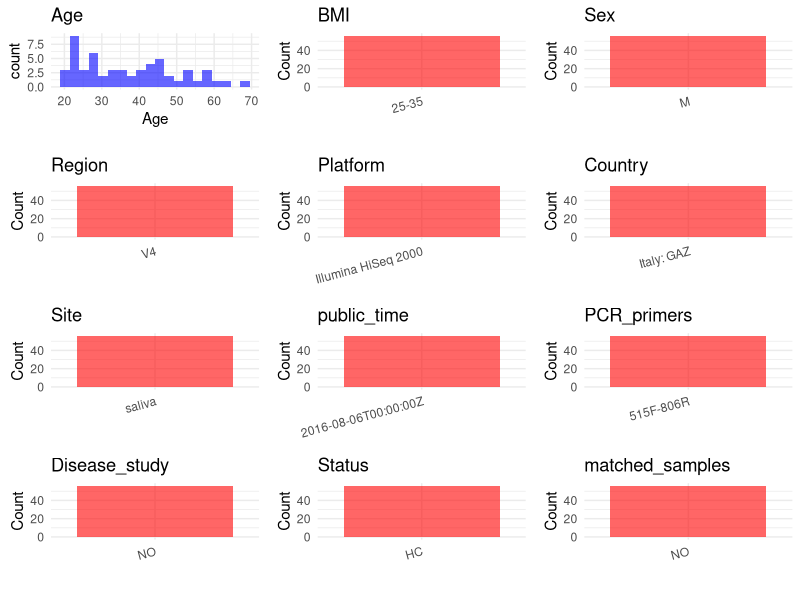

This figure's R source: (Note: this script raises an error after producing the figure.)
## ---- chunk 1
# Load necessary libraries
library(dplyr)
library(ggplot2)
library(cowplot)

# Set working directory (update this path to your local directory)
setwd("D:/oral_project/PRJEB15057")

# Read the initial metadata files
initial_meta<-read.csv("SraRunTable.csv",header = T)

# Combine the two metadata files
#meta <- rbind(initial_meta, initial_meta1)

#Remove entries non-oral samples
#initial_meta <- subset(initial_meta,isolate %in% c("saliva","tongue coat"))

# Check the number of samples containing "HT" in Sample.Name (e.g., healthy controls)
#nrow(subset(meta, grepl("HT", Sample.Name)))

# Display the first few rows of the metadata
head(initial_meta)
## ---- chunk 2
# Create a uniform metadata dataframe
metadata <- data.frame(
  BioProject = initial_meta$BioProject,
  Run = initial_meta$Run,
  sample_name = initial_meta$Library.Name,
  Age = initial_meta$AGE,
  BMI = "25-35",
  Sex=initial_meta$sex,
  Region = initial_meta$target_subfragment..exp.,
  Platform = initial_meta$Instrument,
  Country = initial_meta$COUNTRY,
  Site = initial_meta$env_material,
  public_time = initial_meta$ReleaseDate,
  stringsAsFactors = FALSE
)
## ---- chunk 3
metadata <- metadata %>%
  mutate(Sex = recode(Sex, "female" = "F", "male" = "M"))
## ---- chunk 4
# Add information obtained from the publication
metadata$PCR_primers <- "515F-806R"
metadata$title <- "Whole-grain wheat consumption reduces inflammation in a randomized controlled trial on overweight and obese subjects with unhealthy dietary and lifestyle behaviors: role of polyphenols bound to cereal dietary fiber"
metadata$Disease_study <- "NO"
# Assign disease status based on sample_name patterns
metadata$Status <- "HC"

#get subjects id with Saliva available
keep_subjects<-subset(metadata,Site %in% "saliva")
#remove subjects without Saliva samples
metadata<-subset(metadata,sample_name %in% keep_subjects$sample_name)
#get subjects sampling counts
sample_counts <- table(metadata$sample_name)
# Create matched_samples column, any subjects have >=2 samples will be label "YES", otherwise "NO"
metadata$matched_samples <- ifelse(metadata$sample_name %in% names(sample_counts[sample_counts >= 2]), "YES", "NO")
## ---- chunk 5
# Check the number of unique runs and sample names
print(paste("Number of unique runs:", length(unique(metadata$Run))))
print(paste("Number of unique sample names:", length(unique(metadata$sample_name))))
## ---- chunk 6
# Select columns for visualization
plot_data <- metadata %>%
  select(-BioProject, -Run, -sample_name, -title)

# Function to create simple plots for each column
create_simple_plots <- function(data) {
  plots <- list()
  
  for (col in colnames(data)) {
    # Check if the column is all NA
    if (all(is.na(data[[col]]))) {
      # Create an empty plot with text indicating all NA
      p <- ggplot() +
        annotate("text", x = 0.5, y = 0.5, label = "this column is NA", size = 6) +
        labs(title = col) +
        theme_void()
    } else if (is.numeric(data[[col]])) {
      # Numeric variable: histogram
      p <- ggplot(data, aes(x = .data[[col]])) +
        geom_histogram(fill = "blue", alpha = 0.6, bins = 20, na.rm = TRUE) +
        labs(title = col) +
        theme_minimal()
    } else {
      # Categorical variable: bar plot (remove NA values)
      count_data <- as.data.frame(table(data[[col]], useNA = "ifany"))
      p <- ggplot(count_data, aes(x = reorder(Var1, -Freq), y = Freq)) +
        geom_col(fill = "red", alpha = 0.6) +
        labs(title = col, x = NULL, y = "Count") +
        theme_minimal() +
        theme(axis.text.x = element_text(angle = 15, hjust = 1))
    }
    plots[[col]] <- p
  }
  
  return(plots)
}

# Generate and arrange plots
plots <- create_simple_plots(plot_data)
p<-plot_grid(plots$Age, 
          plots$BMI, 
          plots$Sex, 
          plots$Region, 
          plots$Platform, 
          plots$Country, 
          plots$Site,
          plots$public_time, 
          plots$PCR_primers,
          plots$Disease_study,
          plots$Status,
          plots$matched_samples,# add 
          ncol = 3, align = "hv", axis = "lb")
ggsave("Metadata_Summary.png", plot = p, width = 8, height = 6, dpi = 150)
## ---- chunk 7
knitr::include_graphics("Metadata_Summary.png")
## ---- chunk 8
# Reorder columns to match the desired format
metadata <- metadata[, c(
  "BioProject", "Run", "sample_name", "Age", "BMI", "Sex", 
  "Region", "Platform", "Country", "Site", "public_time", 
  "PCR_primers", "title", "Disease_study", "Status","matched_samples"
)]

# Export the uniform metadata to a CSV file
write.csv(metadata, file = "metadata.csv", quote = FALSE)
head(metadata)
